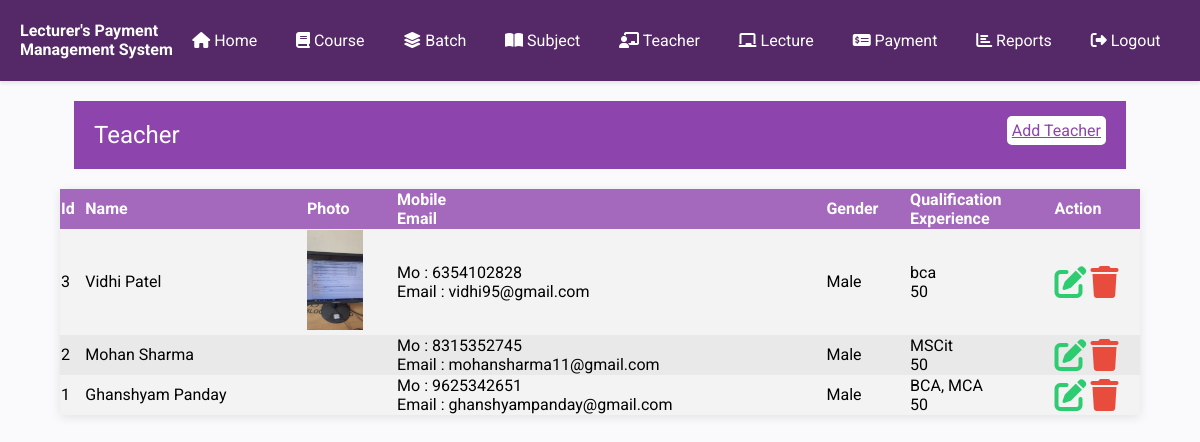
/Project/teacher.php (signed in), run on an earlier commit of the app's database.
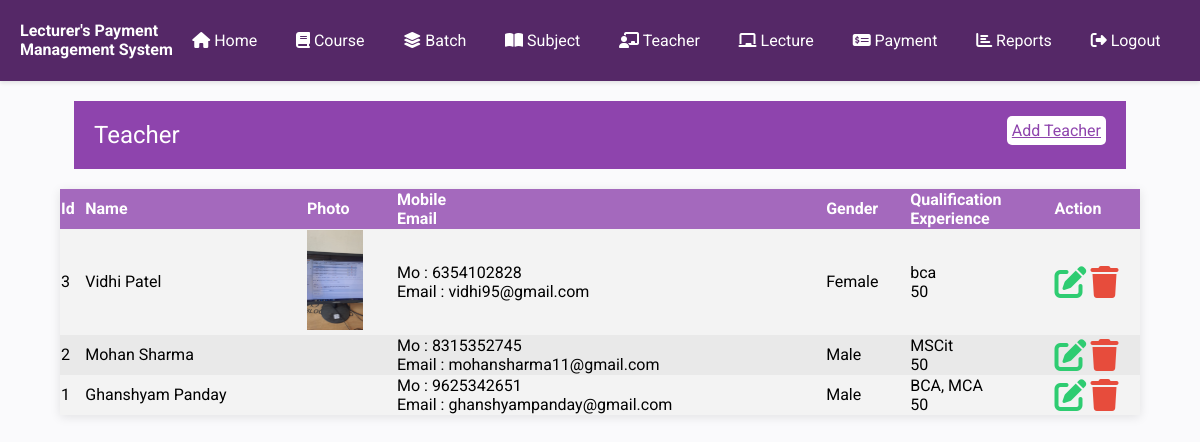
And on a later commit of the database.
### tables this page shows
CREATE TABLE IF NOT EXISTS `teacher` (
  `id` int(11) NOT NULL AUTO_INCREMENT,
  `fullname` text NOT NULL,
  `mobile` bigint(10) NOT NULL,
  `email` text NOT NULL,
  `gender` int(11) NOT NULL,
  `qulification` text NOT NULL,
  `experience` text NOT NULL,
  `photo` text NOT NULL,
  `isdeleted` int(11) NOT NULL DEFAULT '0',
  PRIMARY KEY (`id`)
);

### Project/teacher.php (the view, shortened to what this page needs)
<?php
require_once("inc/connection.php");
require_once('inc/header-part.php');
?>
<link rel="stylesheet" href="dist/css/lightbox.min.css">
</head>
<body>
    <?php require_once('inc/menu.php'); ?>
    <div class="heading">
        <div>
            <span>Teacher</span>
            <span><a href="add_teacher.php">Add Teacher</a></span>
        </div>
    </div>
    <div class="container">
        <table align="center" class="data">
            <thead>
                <tr>
                    <th>Id</th>
                    <th>Name</th>
                    <th>Photo</th>
                    <th>Mobile <br />
                        Email
                    </th>
                    <th>Gender</th>
                    <th>Qualification <br />
                        Experience
                    </th>
                    <th width='8%'>Action</th>
                </tr>
            </thead>
            <tbody>
                <?php
                $sql = "select * from teacher where isdeleted=0 order by id desc";
                $cmd = $db->prepare($sql);
                $cmd->execute();
                $table = $cmd->fetchAll();
                foreach ($table as $row) {
                    extract($row);
                ?>
                    <tr>
                        <td><?= $id; ?></td>
                        <td><?= $fullname; ?></td>
                        <td>
                            <a class="example-image-link" href="images/<?= $photo; ?>" data-lightbox="example-1">
                                <img class="example-image" height='100px' src="images/<?= $photo; ?>" alt="">
                            </a>
                        </td>
                        <td>Mo : <?= $mobile; ?> <br />
                            Email : <?= $email; ?>
                        </td>
                        <td><?php if($gender==1)
                                    echo "Male";
                                else
                                    echo"Female";
                             ?></td>
                        <td>
                            <?= $qulification; ?> <br/>
                            <?= $experience; ?>
                        </td>
                        <td>
                            <a href="edit_teacher.php?teacherid=<?= $id; ?>"><i title="edit" class="fa fa-edit fa-2x"></i></a>
                            <a class="delete"><i title="delete" class="fa fa-trash fa-2x"></i></a>
                        </td>
                    </tr>
                <?php }
                ?>
            </tbody>
        </table>
    </div>
</body>
<?php
require_once('inc/footer.php');
?>

### Project/inc/header-part.php (shortened to what this page needs)
<!DOCTYPE html>
<html lang="en">
<head>
    <link rel="stylesheet" href="https://cdnjs.cloudflare.com/ajax/libs/font-awesome/6.1.1/css/all.min.css">
    <link rel="stylesheet" href="style.css" />

### Project/inc/menu.php
<div id="menu">
    <h4>Lecturer's Payment <br />Management System</h4>
    <ul>
        <li><a href=""><i class="fa fa-home"></i> Home</a></li>
        <li><a href="course.php"><i class="fa fa-book"></i> Course</a></li>
        <li><a href="batch.php"><i class="fa fa-layer-group"></i> Batch</a></li>
        <li><a href="subject.php"  ><i class="fa fa-book-open"></i> Subject</a></li>
        <li><a href="teacher.php"><i class="fa fa-chalkboard-teacher"></i> Teacher</a></li>
        <li><a href="lecture.php"><i class="fa fa-chalkboard"></i> Lecture</a></li>
        <li><a href="payment.php"><i class="fa fa-money-check-alt"></i> Payment</a></li>
        <li><a href="report.php"><i class="fa fa-chart-bar"></i> Reports</a></li>
        <li><a href="logout.php"><i class="fa fa-sign-out-alt"></i> Logout</a></li>
    </ul>
</div>

### Project/inc/footer.php
</html>

### Project/style.css (style rules this page uses)
body { font-family: 'Roboto', sans-serif; background-color: #fafafc; margin: 0; padding: 0; }
.data { width: 90%; border-collapse: collapse; margin: 20px 0; margin: auto; box-shadow: 0 2px 10px rgba(0, 0, 0, 0.1); background-color: #fff; }
.data>thead>tr { background-color: #a469bd; color: #ffffff; text-align: left; }
.data>tbody>tr:nth-child(odd) { background-color: #f3f3f3; }
.data>tbody>tr:nth-child(even) { background-color: #e9e9e9; }
.container { width: 100%; max-width: 1200px; margin: 0 auto; }
.fa-edit { color: #2ecc71; }
.fa-trash { color: #e74c3c; }
#menu { display: flex; justify-content: space-between; align-items: center; background-color: #552867; padding: 0px 20px; color: white; box-shadow: 0 2px 4px rgba(0, 0, 0, 0.1); }
#menu ul { list-style: none; display: flex; margin: 0; padding: 0; flex: 3; justify-content: space-around; }
#menu ul li { margin: 0; }
#menu ul li a { color: white; text-decoration: none; padding: 8px 15px; display: block; transition: background-color 0.3s ease; }
.heading { width: 86%; margin: auto; background-color: #8e44ad; color: white; margin-bottom: 20px; margin-top: 20px; padding: 10px; }
.heading>div { display: flex; justify-content: space-between; }
.heading>div>span>a { background-color: white; padding: 5px; border-radius: 5px; color: #8e44ad; }
.heading>* { padding: 10px; }
.heading>div>span:first-child { font-size: 1.5rem; }

What changed in the data, as far as the page shows it:
changed teacher "Vidhi Patel": gender "Male" → "Female"
